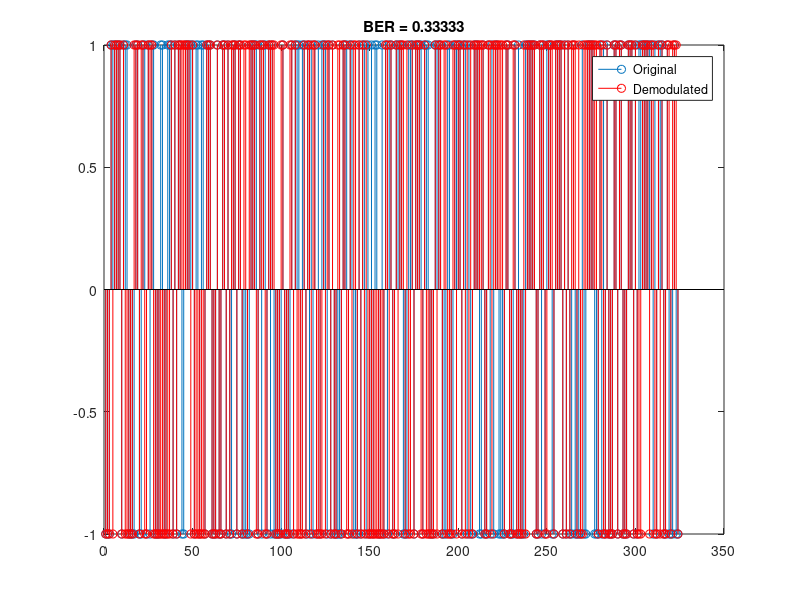

Recreate this plot in MATLAB.
clc;
close all;
clear;

% Parameters
c = 6;              % number of channels
bits = 54;          % bits per channel
n = c * bits;       % total bits

% Generate data (-1, +1)
data = 2*randi([0 1], 1, n) - 1;

% Serial to parallel
s = reshape(data, c, bits);

% Expand bits (each bit repeated twice)
exdata = zeros(c, bits*2);
for ch = 1:c
    temp = [];
    for i = 1:bits
        temp = [temp s(ch,i) s(ch,i)];
    end
    exdata(ch,:) = temp;
end

% Time axis
ts = 0.1;
tp = 1:ts:1 + (bits*2-1)*ts;

% Carrier generation
carriers = zeros(c, length(tp));
for ch = 1:c
    carriers(ch,:) = cos(2*pi*ch*tp);
end

% BPSK modulation
bpsk_sig = exdata .* carriers;

% IFFT (OFDM-like step)
ifft_sig = ifft(bpsk_sig, [], 2);

% Serialize
transmit = reshape(ifft_sig, 1, []);

% Add noise
snr = 10;
noise = (randn(size(transmit)) + 1j*randn(size(transmit))) / sqrt(2*snr);
rxdata = transmit + noise;

% Parallel conversion
myrec = reshape(rxdata, c, []);

% FFT
rx_fft = fft(myrec, [], 2);

% Demodulation
dec = zeros(c, bits);

for ch = 1:c
    uncarry = rx_fft(ch,:) .* carriers(ch,:);

    idx = 1;
    for i = 1:2:length(uncarry)-1
        val = trapz(real(uncarry(i:i+1)));
        dec(ch, idx) = val;
        idx = idx + 1;
    end
end

% Parallel to serial
fin_rec_parallel = reshape(dec, 1, []);

% Decision
demod = sign(fin_rec_parallel);

% BER calculation
error = sum(data ~= demod);
ber = error / n;

% Plot
figure;
stem(data); hold on;
stem(demod, 'r');
legend('Original', 'Demodulated');
title(['BER = ' num2str(ber)]);
